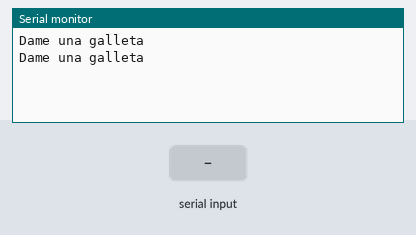
This sketch was run on a simulated Arduino Uno, built with avr-gcc and run on an emulated ATmega328P. On the bench: the last lines printed to the serial monitor. Inputs (shaded band) come from the test bench.

Above: at 1.2 s.
1.3 s: "galleta" received over Serial
At 3.8 s:
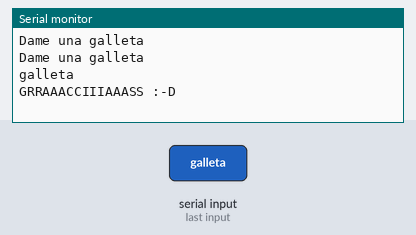
4.3 s: "1" received over Serial
At 6.8 s:
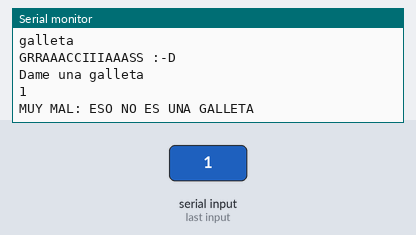

The sketch:

A024_while_serial.ino
```cpp
/*
 * Bucles con while.
 * 2014. Arduino Gran Canaria.
 */

// Inicializacion de variables
String cadena;

// Inicializacion del sistema
void setup() {
  // Inicializar el monitor Serial
  Serial.begin(9600);
}

// Bucle principal
void loop() {
  // Esperamos a que hayan datos disponibles en Serial
  while (!Serial.available()) {
    // Imprimimos en pantalla "no hay datos"
    Serial.println("Dame una galleta");
    // Pausa
    delay(1000);
  }
  // Leer Serial
  cadena = Serial.readString();
  // Imprimir en pantalla
  Serial.println(cadena);
  // Comprobar si me han dado una galleta
  if (cadena == "galleta") {
    Serial.println("GRRAAACCIIIAAASS :-D");
  } else {
    Serial.println("MUY MAL: ESO NO ES UNA GALLETA");
  }
  delay(1000);
}
```

Measured:
- after the input at 1.3 s, the serial monitor: prints a new line after 1.7 s (image 1)
- after the input at 4.3 s, the serial monitor: prints a new line after 1.7 s (image 2)
